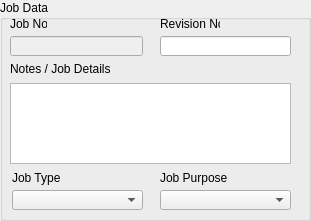
       <widget class="QGroupBox" name="groupBox_job">
        <property name="geometry">
         <rect>
          <x>20</x>
          <y>20</y>
          <width>311</width>
          <height>221</height>
         </rect>
        </property>
        <property name="font">
         <font>
          <weight>50</weight>
          <bold>false</bold>
         </font>
        </property>
        <property name="title">
         <string>Job Data</string>
        </property>
        <widget class="QLabel" name="label_13">
         <property name="geometry">
          <rect>
           <x>12</x>
           <y>170</y>
           <width>111</width>
           <height>16</height>
          </rect>
         </property>
         <property name="sizePolicy">
          <sizepolicy hsizetype="Fixed" vsizetype="Preferred">
           <horstretch>0</horstretch>
           <verstretch>0</verstretch>
          </sizepolicy>
         </property>
         <property name="text">
          <string>Job Type</string>
         </property>
         <property name="buddy">
          <cstring>job_type</cstring>
         </property>
        </widget>
        <widget class="QComboBox" name="job_type">
         <property name="geometry">
          <rect>
           <x>12</x>
           <y>190</y>
           <width>131</width>
           <height>20</height>
          </rect>
         </property>
         <property name="sizePolicy">
          <sizepolicy hsizetype="Fixed" vsizetype="Fixed">
           <horstretch>0</horstretch>
           <verstretch>0</verstretch>
          </sizepolicy>
         </property>
         <property name="currentIndex">
          <number>0</number>
         </property>
         <property name="insertPolicy">
          <enum>QComboBox::InsertAtTop</enum>
         </property>
         <item>
          <property name="text">
           <string/>
          </property>
         </item>
        </widget>
        <widget class="QLabel" name="label">
         <property name="geometry">
          <rect>
           <x>10</x>
           <y>16</y>
           <width>37</width>
           <height>16</height>
          </rect>
         </property>
         <property name="sizePolicy">
          <sizepolicy hsizetype="Fixed" vsizetype="Preferred">
           <horstretch>0</horstretch>
           <verstretch>0</verstretch>
          </sizepolicy>
         </property>
         <property name="text">
          <string>Job No.</string>
         </property>
         <property name="buddy">
          <cstring>job_no</cstring>
         </property>
        </widget>
        <widget class="QLabel" name="label_3">
         <property name="geometry">
          <rect>
           <x>160</x>
           <y>16</y>
           <width>60</width>
           <height>16</height>
          </rect>
         </property>
         <property name="sizePolicy">
          <sizepolicy hsizetype="Fixed" vsizetype="Preferred">
           <horstretch>0</horstretch>
           <verstretch>0</verstretch>
          </sizepolicy>
         </property>
         <property name="text">
          <string>Revision No.</string>
         </property>
         <property name="buddy">
          <cstring>rev_no</cstring>
         </property>
        </widget>
        <widget class="QLabel" name="label_14">
         <property name="geometry">
          <rect>
           <x>10</x>
           <y>61</y>
           <width>161</width>
           <height>16</height>
          </rect>
         </property>
         <property name="text">
          <string>Notes / Job Details</string>
         </property>
        </widget>
        <widget class="QLineEdit" name="rev_no">
         <property name="geometry">
          <rect>
           <x>160</x>
           <y>36</y>
           <width>131</width>
           <height>20</height>
          </rect>
         </property>
         <property name="sizePolicy">
          <sizepolicy hsizetype="Fixed" vsizetype="Fixed">
           <horstretch>0</horstretch>
           <verstretch>0</verstretch>
          </sizepolicy>
         </property>
        </widget>
        <widget class="QLineEdit" name="job_no">
         <property name="enabled">
          <bool>false</bool>
         </property>
         <property name="geometry">
          <rect>
           <x>10</x>
           <y>36</y>
           <width>133</width>
           <height>20</height>
          </rect>
         </property>
         <property name="sizePolicy">
          <sizepolicy hsizetype="Fixed" vsizetype="Fixed">
           <horstretch>0</horstretch>
           <verstretch>0</verstretch>
          </sizepolicy>
         </property>
        </widget>
        <widget class="QTextEdit" name="job_desc">
         <property name="geometry">
          <rect>
           <x>10</x>
           <y>83</y>
           <width>281</width>
           <height>81</height>
          </rect>
         </property>
        </widget>
        <widget class="QLabel" name="label_50">
         <property name="geometry">
          <rect>
           <x>160</x>
           <y>170</y>
           <width>111</width>
           <height>16</height>
          </rect>
         </property>
         <property name="sizePolicy">
          <sizepolicy hsizetype="Fixed" vsizetype="Preferred">
           <horstretch>0</horstretch>
           <verstretch>0</verstretch>
          </sizepolicy>
         </property>
         <property name="text">
          <string>Job Purpose</string>
         </property>
         <property name="buddy">
          <cstring>job_type</cstring>
         </property>
        </widget>
        <widget class="QComboBox" name="jobSubtype">
         <property name="geometry">
          <rect>
           <x>160</x>
           <y>190</y>
           <width>131</width>
           <height>20</height>
          </rect>
         </property>
         <property name="sizePolicy">
          <sizepolicy hsizetype="Fixed" vsizetype="Fixed">
           <horstretch>0</horstretch>
           <verstretch>0</verstretch>
          </sizepolicy>
         </property>
         <item>
          <property name="text">
           <string/>
          </property>
         </item>
        </widget>
       </widget>
